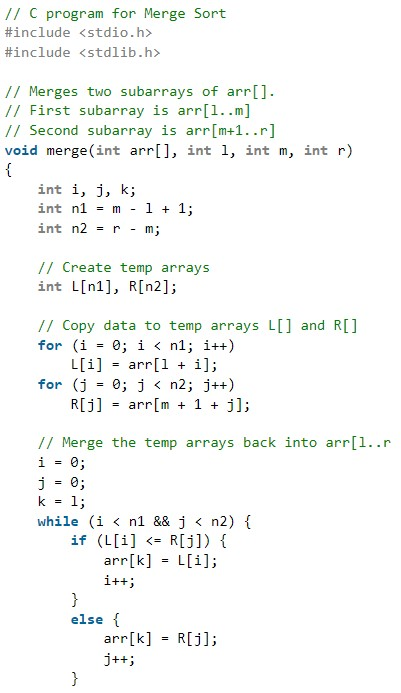
#> input picture abc.jpg, 401 x 693 px
$ python main.py
#> lines starting #> are read from the running program, lines starting #| are printed output that depends on the picture
#> the answer given: abc.jpg
import cv2
import pytesseract
from tkinter import Tk
from tkinter.filedialog import askopenfilename


def extract_text_from_image(image_path):
    # Read the image using OpenCV
#> called with image_path = 'abc.jpg'
    image = cv2.imread(image_path)
#> image is the input picture: shape (693, 401, 3); mean B, G, R 247.2, 248.6, 247.1

    # Convert the image to grayscale
    gray_image = cv2.cvtColor(image, cv2.COLOR_BGR2GRAY)
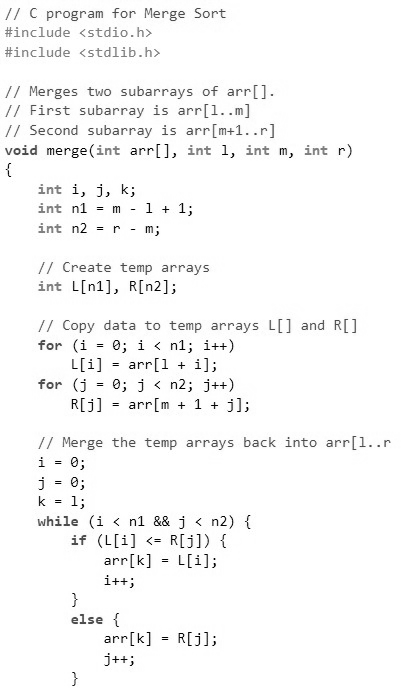
#> gray_image: shape (693, 401); min 0, max 255, mean 248

    # Apply image preprocessing (optional)
    # You can experiment with different preprocessing techniques
    preprocessed_image = cv2.medianBlur(gray_image, 3)
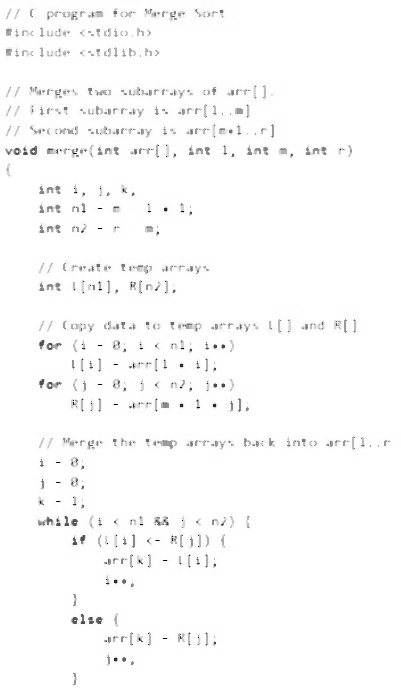
#> preprocessed_image: shape (693, 401); min 1, max 255, mean 250.8

    # Perform OCR using pytesseract
#> (the run stopped early here; a loop or call above may not have finished)
